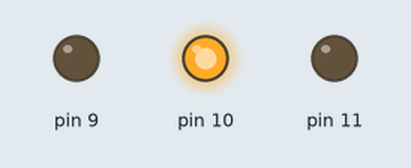
This sketch was run on a simulated Arduino Uno, built with avr-gcc and run on an emulated ATmega328P. On the bench: output pins drawn as LEDs (lit = HIGH).

Above: at 0.02 s.
At 1.05 s:
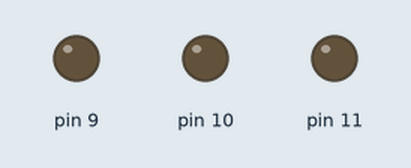
At 2.1 s:
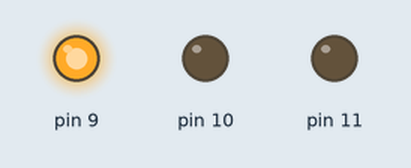
At 2.8 s:
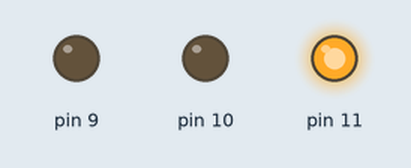
Timing chart, 0 to 3.1 s (numbered marks = the images above):
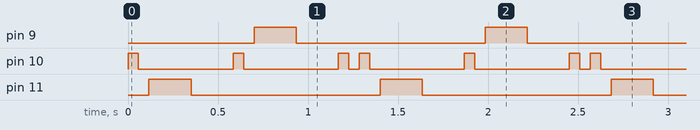

Measured:
- by itself, pin 9, pin 11: alternates HIGH for 0.23 s and LOW for 1.1 s
- by itself, pin 10: repeats every 1.3 s: 2 × (LOW 0.53 s, HIGH 0.06 s), LOW 0.06 s, HIGH 0.06 s

The sketch:

RGB-LED-Kick-Tisch-Snare.ino
```cpp
#include <avr/io.h>
#include <util/delay.h>

int main() {
   // Set PB1, PB2, and PB3 as output for controlling LEDs
   DDRB |= (1 << PB1) | (1 << PB2) | (1 << PB3);

   while (1) {
        // Hi-hat 1 (white LED - PB2) before the kick
        PORTB |= (1 << PB2);
        _delay_ms(58); // 128 BPM

        // Turn off white LED (PB2)
        PORTB &= ~(1 << PB2);
        _delay_ms(58); // 128 BPM

        // Kick (blue LED - PB3) on every first beat
        PORTB |= (1 << PB3);
        _delay_ms(234); // 128 BPM

        // Turn off blue LED (PB3)
        PORTB &= ~(1 << PB3);
        _delay_ms(234); // 128 BPM

        // Hi-hat 2 (white LED - PB2) between kick and snare
        PORTB |= (1 << PB2);
        _delay_ms(58); // 128 BPM

        // Turn off white LED (PB2)
        PORTB &= ~(1 << PB2);
        _delay_ms(58); // 128 BPM

        // Snare (red LED - PB1) on every second beat
        PORTB |= (1 << PB1);
        _delay_ms(234); // 128 BPM

        // Turn off red LED (PB1)
        PORTB &= ~(1 << PB1);
        _delay_ms(234); // 128 BPM

        // Hi-hat 3 (white LED - PB2) after the snare
        PORTB |= (1 << PB2);
        _delay_ms(58); // 128 BPM

        // Turn off white LED (PB2)
        PORTB &= ~(1 << PB2);
        _delay_ms(58); // 128 BPM
    }

    return 0;
}
```
